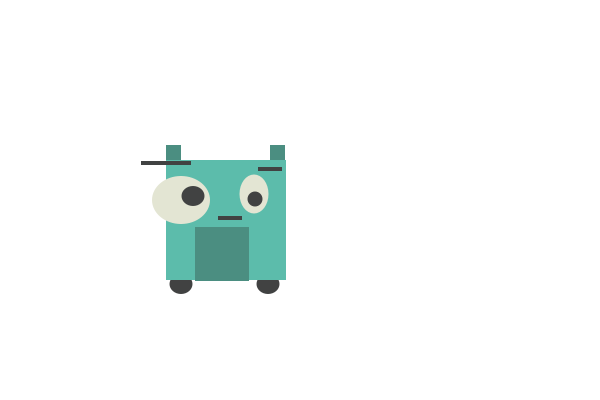
Frame 1 (no input)
Frame 60 (the mouse pressed at the canvas centre just before this capture): identical to frame 1, image omitted
Frame 120 (the mouse held since frame 60 and released just before this capture): identical to frame 1, image omitted

The Processing sketch that drew this single still picture (run headless with seeded random() and noise(); from frame 60 on, the mouse is pressed at the canvas centre):

// Processing sketch: processing_142494
// ── processing_142494.pde

int x = 100;
int y = 100;

void setup () {
size (600,400);
}

void draw () {

  if (keyPressed && (key == CODED)) {
  if (keyCode == LEFT) {
     x--;
  } else if (keyCode == RIGHT) {
      x++;
  } else if (keyCode == UP) {
      y--;
  } else if (keyCode == DOWN) {
      y++;
}
}

noStroke();
background (255);
fill (65,66,66);
ellipse (x +  81, y + 184, 23, 20);
ellipse (x +  168, y + 184, 23, 20);

fill (75,142,129);
rect (x +  66, y + 45, 15, 15);
fill (75,142,129);
rect (x + 170, y + 45, 15, 15);
fill (92,188,171);
rect (x + 66, y + 60, 120, 120);

fill (65,66,66);
rect (x + 41, y + 61, 50, 4);
rect (x + 158, y + 67, 24, 4);
rect (x + 118, y + 116, 24, 4);

fill (75,142,129);
rect (x + 95,y +  127, 54, 54);

fill (227,229,211);
ellipse (x + 81, y + 100, 58, 48);
fill (65,66,66);
ellipse ( x + 93,y +  96, 23, 20);
fill (227,229,211);
ellipse (x +  154, y + 94, 29, 39);
fill (65,66,66);
ellipse (x +  155, y + 99, 15, 15);

}
